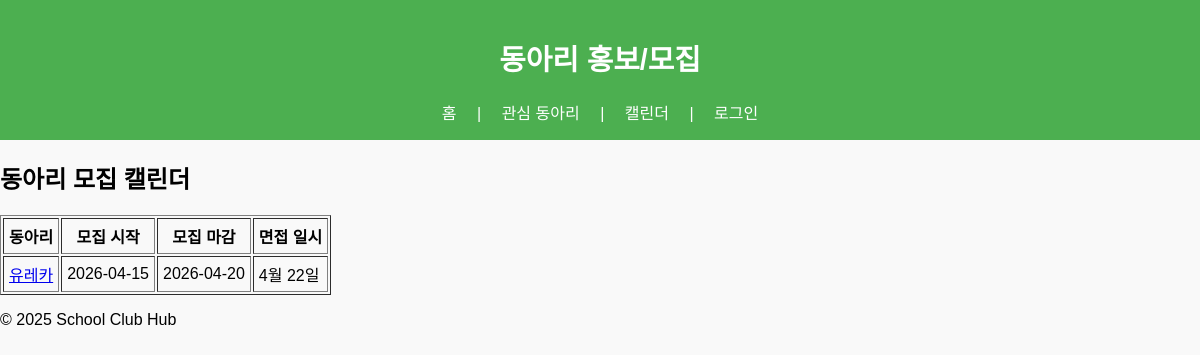
Page /calendar on the earlier database version.
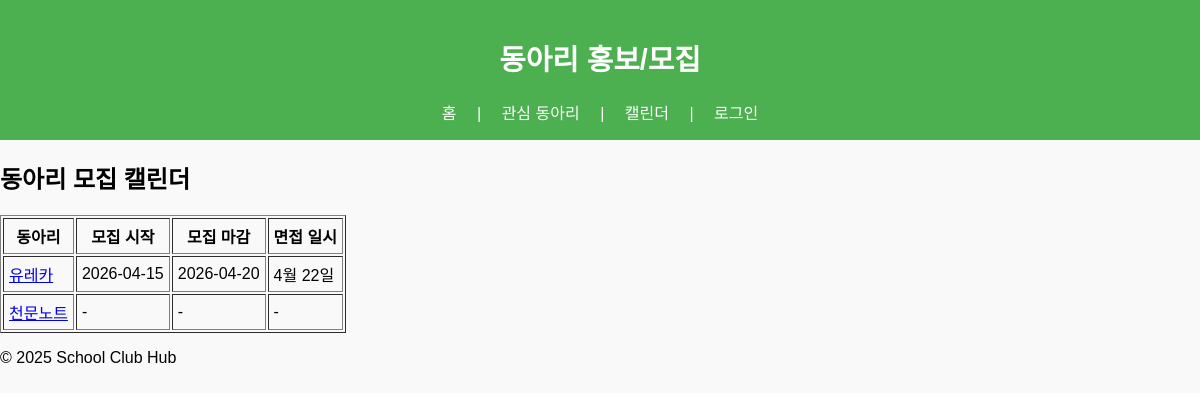
Same page on the later database version.
### models.py (models this page shows)
class Club(db.Model):
    id = db.Column(db.Integer, primary_key=True)
    name = db.Column(db.String(120), nullable=False)
    one_liner = db.Column(db.String(200))
    description = db.Column(db.Text)
    logo_filename = db.Column(db.String(255))
    recruit_start = db.Column(db.Date)
    recruit_end = db.Column(db.Date)
    interview_datetime = db.Column(db.String(120))  # 장소/일시 자유기재
    capacity = db.Column(db.Integer)
    form_link = db.Column(db.String(255))
    last_year_competition = db.Column(db.String(50))  # 미기재 허용 -> 문자열
    contact = db.Column(db.String(120))
    closed = db.Column(db.Boolean, default=False)
    tags = db.relationship('Tag', secondary=club_tags, backref='clubs')
    images = db.relationship('ClubImage', backref='club', cascade='all, delete')

### app.py (the view)
    @app.route('/calendar')
    def calendar_view():
        clubs = Club.query.all()
        return render_template('calendar.html', clubs=clubs)

### templates/calendar.html (shortened to what this page needs)
{% extends 'base.html' %}
{% block content %}
<h2>동아리 모집 캘린더</h2>
<table border="1" cellpadding="5">
    <tr>
        <th>동아리</th>
        <th>모집 시작</th>
        <th>모집 마감</th>
        <th>면접 일시</th>
    </tr>
    {% for club in clubs %}
    <tr>
        <td><a href="{{ url_for('club_detail', club_id=club.id) }}">{{ club.name }}</a></td>
        <td>{{ club.recruit_start or '-' }}</td>
        <td>{{ club.recruit_end or '-' }}</td>
        <td>{{ club.interview_datetime or '-' }}</td>
    </tr>
    {% else %}
    <tr>
        <td colspan="4">등록된 동아리가 없습니다.</td>
    </tr>
    {% endfor %}
</table>
{% endblock %}

Differences in the rows shown:
added Club: name "천문노트", recruit_start "-", recruit_end "-", interview_datetime "-"
